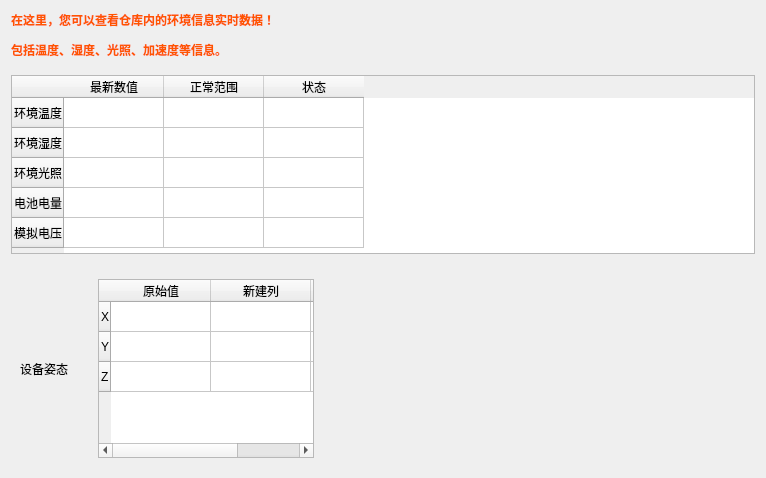
<?xml version="1.0" encoding="UTF-8"?>
<ui version="4.0">
 <class>EnvWindow</class>
 <widget class="QWidget" name="EnvWindow">
  <property name="geometry">
   <rect>
    <x>0</x>
    <y>0</y>
    <width>766</width>
    <height>478</height>
   </rect>
  </property>
  <property name="windowTitle">
   <string>Form</string>
  </property>
  <layout class="QVBoxLayout" name="verticalLayout">
   <property name="spacing">
    <number>16</number>
   </property>
   <item>
    <widget class="QLabel" name="label">
     <property name="text">
      <string>&lt;html&gt;&lt;head/&gt;&lt;body&gt;&lt;p&gt;&lt;span style=&quot; font-weight:600; color:#ff5500;&quot;&gt;在这里，您可以查看仓库内的环境信息实时数据！&lt;/span&gt;&lt;/p&gt;&lt;p&gt;&lt;span style=&quot; font-weight:600; color:#ff5500;&quot;&gt;包括温度、湿度、光照、加速度等信息。&lt;/span&gt;&lt;/p&gt;&lt;/body&gt;&lt;/html&gt;</string>
     </property>
    </widget>
   </item>
   <item>
    <widget class="QTableWidget" name="tableWidget">
     <attribute name="verticalHeaderVisible">
      <bool>true</bool>
     </attribute>
     <row>
      <property name="text">
       <string>环境温度</string>
      </property>
     </row>
     <row>
      <property name="text">
       <string>环境湿度</string>
      </property>
     </row>
     <row>
      <property name="text">
       <string>环境光照</string>
      </property>
     </row>
     <row>
      <property name="text">
       <string>电池电量</string>
      </property>
     </row>
     <row>
      <property name="text">
       <string>模拟电压</string>
      </property>
     </row>
     <column>
      <property name="text">
       <string>最新数值</string>
      </property>
     </column>
     <column>
      <property name="text">
       <string>正常范围</string>
      </property>
     </column>
     <column>
      <property name="text">
       <string>状态</string>
      </property>
     </column>
    </widget>
   </item>
   <item>
    <widget class="QWidget" name="widget" native="true">
     <layout class="QHBoxLayout" name="horizontalLayout" stretch="1,3,6">
      <item>
       <widget class="QLabel" name="label_2">
        <property name="text">
         <string>设备姿态</string>
        </property>
       </widget>
      </item>
      <item>
       <widget class="QTableWidget" name="tableWidget_2">
        <row>
         <property name="text">
          <string>X</string>
         </property>
        </row>
        <row>
         <property name="text">
          <string>Y</string>
         </property>
        </row>
        <row>
         <property name="text">
          <string>Z</string>
         </property>
        </row>
        <column>
         <property name="text">
          <string>原始值</string>
         </property>
        </column>
        <column>
         <property name="text">
          <string>新建列</string>
         </property>
        </column>
        <column>
         <property name="text">
          <string>新建列</string>
         </property>
        </column>
       </widget>
      </item>
      <item>
       <spacer name="horizontalSpacer">
        <property name="orientation">
         <enum>Qt::Horizontal</enum>
        </property>
        <property name="sizeHint" stdset="0">
         <size>
          <width>40</width>
          <height>20</height>
         </size>
        </property>
       </spacer>
      </item>
     </layout>
    </widget>
   </item>
  </layout>
 </widget>
 <resources/>
 <connections/>
</ui>
